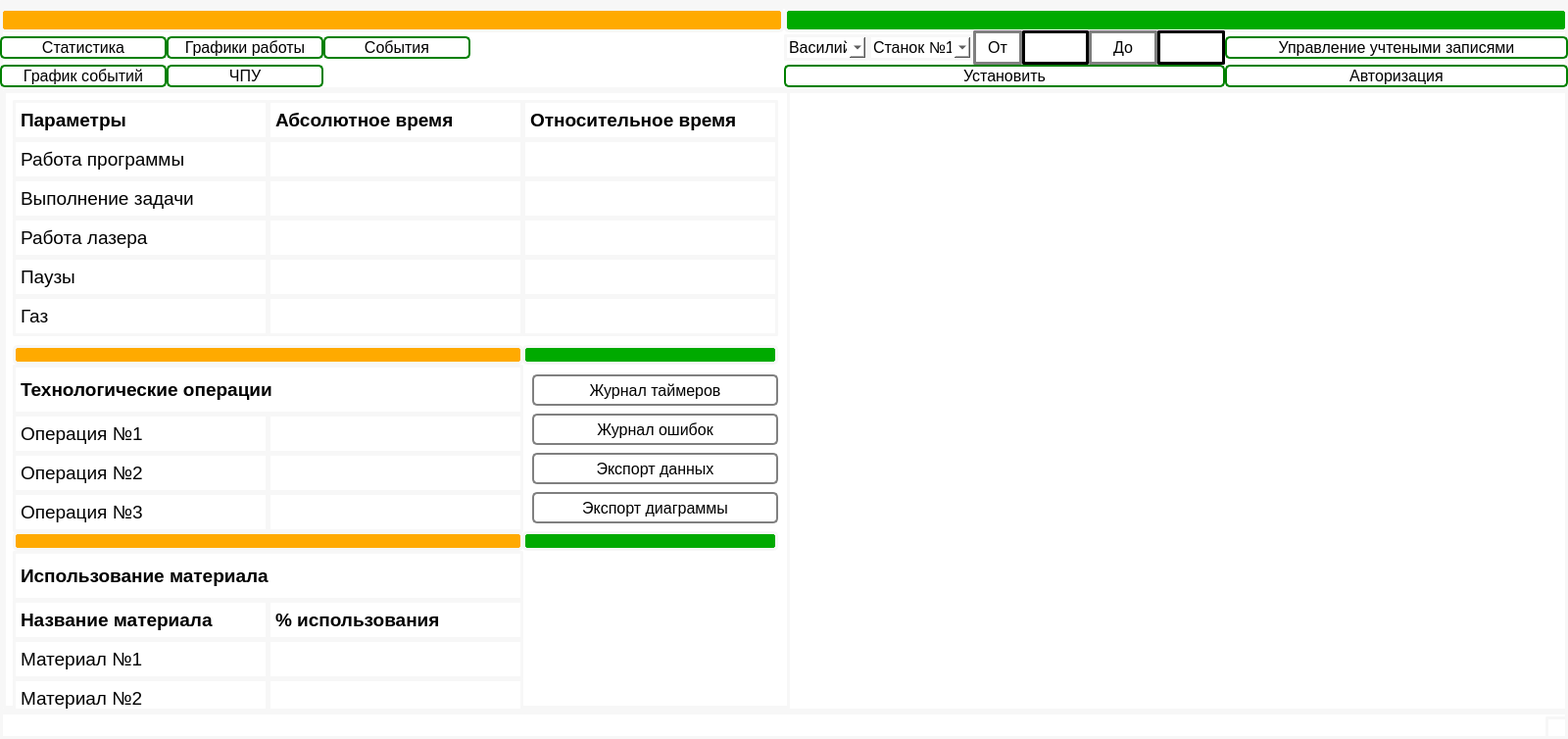
<?xml version="1.0" encoding="UTF-8"?>
<ui version="4.0">
 <class>MainWindow</class>
 <widget class="QMainWindow" name="MainWindow">
  <property name="geometry">
   <rect>
    <x>0</x>
    <y>0</y>
    <width>1600</width>
    <height>754</height>
   </rect>
  </property>
  <property name="minimumSize">
   <size>
    <width>1600</width>
    <height>100</height>
   </size>
  </property>
  <property name="font">
   <font>
    <family>Nirmala UI</family>
   </font>
  </property>
  <property name="windowTitle">
   <string>MainWindow</string>
  </property>
  <property name="styleSheet">
   <string notr="true">background-color: white ;
border-radius:2px;
border: 3px solid rgb(247, 247, 247);</string>
  </property>
  <widget class="QWidget" name="centralwidget">
   <property name="minimumSize">
    <size>
     <width>1000</width>
     <height>0</height>
    </size>
   </property>
   <property name="styleSheet">
    <string notr="true">border-radius:2px;
border: 3px solid rgb(247, 247, 247);</string>
   </property>
   <layout class="QGridLayout" name="gridLayout_2">
    <property name="leftMargin">
     <number>0</number>
    </property>
    <property name="topMargin">
     <number>0</number>
    </property>
    <property name="rightMargin">
     <number>0</number>
    </property>
    <property name="bottomMargin">
     <number>0</number>
    </property>
    <property name="spacing">
     <number>0</number>
    </property>
    <item row="1" column="0">
     <widget class="QPushButton" name="stat_b">
      <property name="maximumSize">
       <size>
        <width>200</width>
        <height>16777215</height>
       </size>
      </property>
      <property name="sizeIncrement">
       <size>
        <width>0</width>
        <height>0</height>
       </size>
      </property>
      <property name="font">
       <font>
        <family>Segoe UI</family>
        <pointsize>12</pointsize>
        <weight>50</weight>
        <bold>false</bold>
       </font>
      </property>
      <property name="cursor">
       <cursorShape>ArrowCursor</cursorShape>
      </property>
      <property name="focusPolicy">
       <enum>Qt::WheelFocus</enum>
      </property>
      <property name="autoFillBackground">
       <bool>false</bool>
      </property>
      <property name="styleSheet">
       <string notr="true">QPushButton {
	background-color: white ;
	border-radius:5px;
	color: black;
	border: 2px solid rgb(247, 247, 247);
	border-color: green
}

QPushButton:hover {
	border: 2px solid rgb(247, 247, 247);
	border-color: orange;
}

QPushButton:pressed {
	border: 2px solid rgb(247, 247, 247);
	border-color: orange;
}
</string>
      </property>
      <property name="text">
       <string>Статистика</string>
      </property>
     </widget>
    </item>
    <item row="0" column="5" colspan="12">
     <widget class="QFrame" name="frame">
      <property name="minimumSize">
       <size>
        <width>0</width>
        <height>25</height>
       </size>
      </property>
      <property name="maximumSize">
       <size>
        <width>16777215</width>
        <height>20</height>
       </size>
      </property>
      <property name="styleSheet">
       <string notr="true">background-color: rgb(0, 170, 0);
border-radius:5px;</string>
      </property>
      <property name="frameShape">
       <enum>QFrame::StyledPanel</enum>
      </property>
      <property name="frameShadow">
       <enum>QFrame::Raised</enum>
      </property>
     </widget>
    </item>
    <item row="3" column="0">
     <widget class="QPushButton" name="event_graph_butt">
      <property name="minimumSize">
       <size>
        <width>170</width>
        <height>0</height>
       </size>
      </property>
      <property name="maximumSize">
       <size>
        <width>200</width>
        <height>16777215</height>
       </size>
      </property>
      <property name="font">
       <font>
        <family>Segoe UI</family>
        <pointsize>12</pointsize>
       </font>
      </property>
      <property name="styleSheet">
       <string notr="true">QPushButton {
	background-color: white ;
	border-radius:5px;
	color: black;
	border: 2px solid rgb(247, 247, 247);
	border-color: green
}

QPushButton:hover {
	border: 2px solid rgb(247, 247, 247);
	border-color: orange;
}

QPushButton:pressed {
	background-color: rgb(88, 88, 88);
}
</string>
      </property>
      <property name="text">
       <string>График событий</string>
      </property>
     </widget>
    </item>
    <item row="1" column="2">
     <widget class="QPushButton" name="event_butt">
      <property name="maximumSize">
       <size>
        <width>150</width>
        <height>16777215</height>
       </size>
      </property>
      <property name="sizeIncrement">
       <size>
        <width>10</width>
        <height>0</height>
       </size>
      </property>
      <property name="font">
       <font>
        <family>Segoe UI</family>
        <pointsize>12</pointsize>
       </font>
      </property>
      <property name="styleSheet">
       <string notr="true">QPushButton {
	background-color: white ;
	border-radius:5px;
	color: black;
	border: 2px solid rgb(247, 247, 247);
	border-color: green
}

QPushButton:hover {
	border: 2px solid rgb(247, 247, 247);
	border-color: orange;
}

QPushButton:pressed {
	background-color: rgb(88, 88, 88);
}
</string>
      </property>
      <property name="text">
       <string>События</string>
      </property>
     </widget>
    </item>
    <item row="1" column="8">
     <widget class="QLineEdit" name="lineEdit_7">
      <property name="minimumSize">
       <size>
        <width>35</width>
        <height>35</height>
       </size>
      </property>
      <property name="maximumSize">
       <size>
        <width>150</width>
        <height>16777215</height>
       </size>
      </property>
      <property name="styleSheet">
       <string notr="true">background-color: white ;

color: black;
border-color: light-grey
</string>
      </property>
     </widget>
    </item>
    <item row="1" column="10">
     <widget class="QLineEdit" name="lineEdit_6">
      <property name="minimumSize">
       <size>
        <width>35</width>
        <height>35</height>
       </size>
      </property>
      <property name="maximumSize">
       <size>
        <width>150</width>
        <height>16777215</height>
       </size>
      </property>
      <property name="styleSheet">
       <string notr="true">background-color: white ;

color: black;
border-color: light-grey
</string>
      </property>
     </widget>
    </item>
    <item row="1" column="9">
     <widget class="QPushButton" name="event_graph_butt_8">
      <property name="minimumSize">
       <size>
        <width>70</width>
        <height>35</height>
       </size>
      </property>
      <property name="maximumSize">
       <size>
        <width>150</width>
        <height>16777215</height>
       </size>
      </property>
      <property name="font">
       <font>
        <family>Segoe UI</family>
        <pointsize>12</pointsize>
       </font>
      </property>
      <property name="styleSheet">
       <string notr="true">QPushButton {
	background-color: white ;
	color: black;
	border-color: grey;
}

QPushButton:hover {
	border: 2px solid rgb(247, 247, 247);
	border-color: orange;
}

QPushButton:pressed {
	background-color: rgb(88, 88, 88);
}
</string>
      </property>
      <property name="text">
       <string>До</string>
      </property>
     </widget>
    </item>
    <item row="1" column="1">
     <widget class="QPushButton" name="graph_b">
      <property name="font">
       <font>
        <family>Segoe UI</family>
        <pointsize>12</pointsize>
       </font>
      </property>
      <property name="styleSheet">
       <string notr="true">QPushButton {
	background-color: white ;
	border-radius:5px;
	color: black;
	border: 2px solid rgb(247, 247, 247);
	border-color: green
}

QPushButton:hover {
	border: 2px solid rgb(247, 247, 247);
	border-color: orange;
}

QPushButton:pressed {
	background-color: rgb(88, 88, 88);
}
</string>
      </property>
      <property name="text">
       <string>Графики работы</string>
      </property>
     </widget>
    </item>
    <item row="3" column="11">
     <widget class="QPushButton" name="login_b">
      <property name="font">
       <font>
        <family>Segoe UI</family>
        <pointsize>12</pointsize>
       </font>
      </property>
      <property name="styleSheet">
       <string notr="true">QPushButton {
	background-color: white ;
	border-radius:5px;
	color: black;
	border: 2px solid rgb(247, 247, 247);
	border-color: green
}

QPushButton:hover {
	border: 2px solid rgb(247, 247, 247);
	border-color: orange;
}

QPushButton:pressed {
	background-color: rgb(88, 88, 88);
}
</string>
      </property>
      <property name="text">
       <string>Авторизация</string>
      </property>
     </widget>
    </item>
    <item row="3" column="1">
     <widget class="QPushButton" name="chpu_butt">
      <property name="font">
       <font>
        <family>Segoe UI</family>
        <pointsize>12</pointsize>
       </font>
      </property>
      <property name="styleSheet">
       <string notr="true">QPushButton {
	background-color: white ;
	border-radius:5px;
	color: black;
	border: 2px solid rgb(247, 247, 247);
	border-color: green
}

QPushButton:hover {
	border: 2px solid rgb(247, 247, 247);
	border-color: orange;
}

QPushButton:pressed {
	background-color: rgb(88, 88, 88);
}
</string>
      </property>
      <property name="text">
       <string>ЧПУ</string>
      </property>
     </widget>
    </item>
    <item row="1" column="11">
     <widget class="QPushButton" name="manage_user_b">
      <property name="minimumSize">
       <size>
        <width>350</width>
        <height>0</height>
       </size>
      </property>
      <property name="font">
       <font>
        <family>Segoe UI</family>
        <pointsize>12</pointsize>
       </font>
      </property>
      <property name="styleSheet">
       <string notr="true">QPushButton {
	background-color: white ;
	border-radius:5px;
	color: black;
	border: 2px solid rgb(247, 247, 247);
	border-color: green
}

QPushButton:hover {
	border: 2px solid rgb(247, 247, 247);
	border-color: orange;
}

QPushButton:pressed {
	background-color: rgb(88, 88, 88);
}
</string>
      </property>
      <property name="text">
       <string>Управление учтеными записями</string>
      </property>
     </widget>
    </item>
    <item row="8" column="0" colspan="17">
     <widget class="QStackedWidget" name="stackedWidget">
      <property name="maximumSize">
       <size>
        <width>16777215</width>
        <height>800</height>
       </size>
      </property>
      <property name="layoutDirection">
       <enum>Qt::RightToLeft</enum>
      </property>
      <property name="styleSheet">
       <string notr="true"/>
      </property>
      <property name="currentIndex">
       <number>0</number>
      </property>
      <widget class="QWidget" name="start">
       <widget class="QWidget" name="gridLayoutWidget">
        <property name="geometry">
         <rect>
          <x>800</x>
          <y>0</y>
          <width>861</width>
          <height>671</height>
         </rect>
        </property>
        <layout class="QGridLayout" name="diagram_place"/>
       </widget>
       <widget class="QLabel" name="label">
        <property name="geometry">
         <rect>
          <x>10</x>
          <y>10</y>
          <width>261</width>
          <height>41</height>
         </rect>
        </property>
        <property name="font">
         <font>
          <family>Segoe UI</family>
          <pointsize>14</pointsize>
          <weight>75</weight>
          <bold>true</bold>
         </font>
        </property>
        <property name="text">
         <string>Параметры</string>
        </property>
       </widget>
       <widget class="QLabel" name="label_4">
        <property name="geometry">
         <rect>
          <x>10</x>
          <y>50</y>
          <width>261</width>
          <height>41</height>
         </rect>
        </property>
        <property name="font">
         <font>
          <family>Segoe UI</family>
          <pointsize>14</pointsize>
         </font>
        </property>
        <property name="text">
         <string>Работа программы</string>
        </property>
       </widget>
       <widget class="QLabel" name="label_5">
        <property name="geometry">
         <rect>
          <x>10</x>
          <y>90</y>
          <width>261</width>
          <height>41</height>
         </rect>
        </property>
        <property name="font">
         <font>
          <family>Segoe UI</family>
          <pointsize>14</pointsize>
         </font>
        </property>
        <property name="text">
         <string>Выполнение задачи</string>
        </property>
       </widget>
       <widget class="QLabel" name="label_6">
        <property name="geometry">
         <rect>
          <x>10</x>
          <y>130</y>
          <width>261</width>
          <height>41</height>
         </rect>
        </property>
        <property name="font">
         <font>
          <family>Segoe UI</family>
          <pointsize>14</pointsize>
         </font>
        </property>
        <property name="text">
         <string>Работа лазера</string>
        </property>
       </widget>
       <widget class="QLabel" name="label_7">
        <property name="geometry">
         <rect>
          <x>10</x>
          <y>170</y>
          <width>261</width>
          <height>41</height>
         </rect>
        </property>
        <property name="font">
         <font>
          <family>Segoe UI</family>
          <pointsize>14</pointsize>
         </font>
        </property>
        <property name="text">
         <string>Паузы</string>
        </property>
       </widget>
       <widget class="QLabel" name="label_8">
        <property name="geometry">
         <rect>
          <x>10</x>
          <y>210</y>
          <width>261</width>
          <height>41</height>
         </rect>
        </property>
        <property name="font">
         <font>
          <family>Segoe UI</family>
          <pointsize>14</pointsize>
         </font>
        </property>
        <property name="text">
         <string>Газ</string>
        </property>
       </widget>
       <widget class="QLabel" name="label_2">
        <property name="geometry">
         <rect>
          <x>270</x>
          <y>10</y>
          <width>261</width>
          <height>41</height>
         </rect>
        </property>
        <property name="font">
         <font>
          <family>Segoe UI</family>
          <pointsize>14</pointsize>
          <weight>75</weight>
          <bold>true</bold>
         </font>
        </property>
        <property name="text">
         <string>Абсолютное время</string>
        </property>
       </widget>
       <widget class="QLabel" name="label_26">
        <property name="geometry">
         <rect>
          <x>270</x>
          <y>50</y>
          <width>261</width>
          <height>41</height>
         </rect>
        </property>
        <property name="font">
         <font>
          <family>Segoe UI</family>
          <pointsize>14</pointsize>
         </font>
        </property>
        <property name="text">
         <string/>
        </property>
       </widget>
       <widget class="QLabel" name="label_9">
        <property name="geometry">
         <rect>
          <x>270</x>
          <y>90</y>
          <width>261</width>
          <height>41</height>
         </rect>
        </property>
        <property name="font">
         <font>
          <family>Segoe UI</family>
          <pointsize>14</pointsize>
         </font>
        </property>
        <property name="text">
         <string/>
        </property>
       </widget>
       <widget class="QLabel" name="label_10">
        <property name="geometry">
         <rect>
          <x>270</x>
          <y>130</y>
          <width>261</width>
          <height>41</height>
         </rect>
        </property>
        <property name="font">
         <font>
          <family>Segoe UI</family>
          <pointsize>14</pointsize>
         </font>
        </property>
        <property name="text">
         <string/>
        </property>
       </widget>
       <widget class="QLabel" name="label_11">
        <property name="geometry">
         <rect>
          <x>270</x>
          <y>170</y>
          <width>261</width>
          <height>41</height>
         </rect>
        </property>
        <property name="font">
         <font>
          <family>Segoe UI</family>
          <pointsize>14</pointsize>
         </font>
        </property>
        <property name="text">
         <string/>
        </property>
       </widget>
       <widget class="QLabel" name="label_12">
        <property name="geometry">
         <rect>
          <x>270</x>
          <y>210</y>
          <width>261</width>
          <height>41</height>
         </rect>
        </property>
        <property name="font">
         <font>
          <family>Segoe UI</family>
          <pointsize>14</pointsize>
         </font>
        </property>
        <property name="text">
         <string/>
        </property>
       </widget>
       <widget class="QLabel" name="label_13">
        <property name="geometry">
         <rect>
          <x>530</x>
          <y>10</y>
          <width>261</width>
          <height>41</height>
         </rect>
        </property>
        <property name="font">
         <font>
          <family>Segoe UI</family>
          <pointsize>14</pointsize>
          <weight>75</weight>
          <bold>true</bold>
         </font>
        </property>
        <property name="text">
         <string>Относительное время</string>
        </property>
       </widget>
       <widget class="QLabel" name="label_14">
        <property name="geometry">
         <rect>
          <x>530</x>
          <y>50</y>
          <width>261</width>
          <height>41</height>
         </rect>
        </property>
        <property name="font">
         <font>
          <family>Segoe UI</family>
          <pointsize>14</pointsize>
         </font>
        </property>
        <property name="text">
         <string/>
        </property>
       </widget>
       <widget class="QLabel" name="label_15">
        <property name="geometry">
         <rect>
          <x>530</x>
          <y>90</y>
          <width>261</width>
          <height>41</height>
         </rect>
        </property>
        <property name="font">
         <font>
          <family>Segoe UI</family>
          <pointsize>14</pointsize>
         </font>
        </property>
        <property name="text">
         <string/>
        </property>
       </widget>
       <widget class="QLabel" name="label_16">
        <property name="geometry">
         <rect>
          <x>530</x>
          <y>130</y>
          <width>261</width>
          <height>41</height>
         </rect>
        </property>
        <property name="font">
         <font>
          <family>Segoe UI</family>
          <pointsize>14</pointsize>
         </font>
        </property>
        <property name="text">
         <string/>
        </property>
       </widget>
       <widget class="QLabel" name="label_17">
        <property name="geometry">
         <rect>
          <x>530</x>
          <y>170</y>
          <width>261</width>
          <height>41</height>
         </rect>
        </property>
        <property name="font">
         <font>
          <family>Segoe UI</family>
          <pointsize>14</pointsize>
         </font>
        </property>
        <property name="text">
         <string/>
        </property>
       </widget>
       <widget class="QLabel" name="label_18">
        <property name="geometry">
         <rect>
          <x>530</x>
          <y>210</y>
          <width>261</width>
          <height>41</height>
         </rect>
        </property>
        <property name="font">
         <font>
          <family>Segoe UI</family>
          <pointsize>14</pointsize>
         </font>
        </property>
        <property name="text">
         <string/>
        </property>
       </widget>
       <widget class="QLabel" name="label_19">
        <property name="geometry">
         <rect>
          <x>10</x>
          <y>280</y>
          <width>521</width>
          <height>51</height>
         </rect>
        </property>
        <property name="font">
         <font>
          <family>Segoe UI</family>
          <pointsize>14</pointsize>
          <weight>75</weight>
          <bold>true</bold>
         </font>
        </property>
        <property name="text">
         <string>Технологические операции</string>
        </property>
       </widget>
       <widget class="QLabel" name="label_20">
        <property name="geometry">
         <rect>
          <x>10</x>
          <y>330</y>
          <width>261</width>
          <height>41</height>
         </rect>
        </property>
        <property name="font">
         <font>
          <family>Segoe UI</family>
          <pointsize>14</pointsize>
         </font>
        </property>
        <property name="text">
         <string>Операция №1</string>
        </property>
       </widget>
       <widget class="QLabel" name="label_21">
        <property name="geometry">
         <rect>
          <x>10</x>
          <y>370</y>
          <width>261</width>
          <height>41</height>
         </rect>
        </property>
        <property name="font">
         <font>
          <family>Segoe UI</family>
          <pointsize>14</pointsize>
         </font>
        </property>
        <property name="text">
         <string>Операция №2</string>
        </property>
       </widget>
       <widget class="QLabel" name="label_22">
        <property name="geometry">
         <rect>
          <x>10</x>
          <y>410</y>
          <width>261</width>
          <height>41</height>
         </rect>
        </property>
        <property name="font">
         <font>
          <family>Segoe UI</family>
          <pointsize>14</pointsize>
         </font>
        </property>
        <property name="text">
         <string>Операция №3</string>
        </property>
       </widget>
       <widget class="QLabel" name="label_23">
        <property name="geometry">
         <rect>
          <x>270</x>
          <y>330</y>
          <width>261</width>
          <height>41</height>
         </rect>
        </property>
        <property name="font">
         <font>
          <family>Segoe UI</family>
          <pointsize>14</pointsize>
         </font>
        </property>
        <property name="text">
         <string/>
        </property>
       </widget>
       <widget class="QLabel" name="label_24">
        <property name="geometry">
         <rect>
          <x>270</x>
          <y>370</y>
          <width>261</width>
          <height>41</height>
         </rect>
        </property>
        <property name="font">
         <font>
          <family>Segoe UI</family>
          <pointsize>14</pointsize>
         </font>
        </property>
        <property name="text">
         <string/>
        </property>
       </widget>
       <widget class="QLabel" name="label_25">
        <property name="geometry">
         <rect>
          <x>270</x>
          <y>410</y>
          <width>261</width>
          <height>41</height>
         </rect>
        </property>
        <property name="font">
         <font>
          <family>Segoe UI</family>
          <pointsize>14</pointsize>
         </font>
        </property>
        <property name="text">
         <string/>
        </property>
       </widget>
       <widget class="QFrame" name="frame_2">
        <property name="geometry">
         <rect>
          <x>10</x>
          <y>260</y>
          <width>521</width>
          <height>20</height>
         </rect>
        </property>
        <property name="maximumSize">
         <size>
          <width>16777215</width>
          <height>20</height>
         </size>
        </property>
        <property name="styleSheet">
         <string notr="true">background-color: rgb(255, 170, 0);
border-radius:5px;</string>
        </property>
        <property name="frameShape">
         <enum>QFrame::StyledPanel</enum>
        </property>
        <property name="frameShadow">
         <enum>QFrame::Raised</enum>
        </property>
       </widget>
       <widget class="QFrame" name="frame_3">
        <property name="geometry">
         <rect>
          <x>530</x>
          <y>260</y>
          <width>261</width>
          <height>20</height>
         </rect>
        </property>
        <property name="maximumSize">
         <size>
          <width>16777215</width>
          <height>20</height>
         </size>
        </property>
        <property name="styleSheet">
         <string notr="true">background-color: rgb(0, 170, 0);
border-radius:5px;</string>
        </property>
        <property name="frameShape">
         <enum>QFrame::StyledPanel</enum>
        </property>
        <property name="frameShadow">
         <enum>QFrame::Raised</enum>
        </property>
       </widget>
       <widget class="QPushButton" name="timers_journal">
        <property name="geometry">
         <rect>
          <x>540</x>
          <y>290</y>
          <width>251</width>
          <height>32</height>
         </rect>
        </property>
        <property name="font">
         <font>
          <family>Segoe UI</family>
          <pointsize>12</pointsize>
         </font>
        </property>
        <property name="styleSheet">
         <string notr="true">QPushButton {
	background-color: white ;
	border-radius:5px;
	color: black;
	border: 2px solid rgb(247, 247, 247);
	border-color: grey
}

QPushButton:hover {
	border: 2px solid rgb(247, 247, 247);
	border-color: orange;
}

QPushButton:pressed {
	background-color: rgb(88, 88, 88);
}
</string>
        </property>
        <property name="text">
         <string>Журнал таймеров</string>
        </property>
       </widget>
       <widget class="QPushButton" name="errors_journal">
        <property name="geometry">
         <rect>
          <x>540</x>
          <y>330</y>
          <width>251</width>
          <height>32</height>
         </rect>
        </property>
        <property name="font">
         <font>
          <family>Segoe UI</family>
          <pointsize>12</pointsize>
         </font>
        </property>
        <property name="styleSheet">
         <string notr="true">QPushButton {
	background-color: white ;
	border-radius:5px;
	color: black;
	border: 2px solid rgb(247, 247, 247);
	border-color: grey
}

QPushButton:hover {
	border: 2px solid rgb(247, 247, 247);
	border-color: orange;
}

QPushButton:pressed {
	background-color: rgb(88, 88, 88);
}
</string>
        </property>
        <property name="text">
         <string>Журнал ошибок</string>
        </property>
       </widget>
       <widget class="QLabel" name="label_51">
        <property name="geometry">
         <rect>
          <x>270</x>
          <y>560</y>
          <width>261</width>
          <height>41</height>
         </rect>
        </property>
        <property name="font">
         <font>
          <family>Segoe UI</family>
          <pointsize>14</pointsize>
         </font>
        </property>
        <property name="text">
         <string/>
        </property>
       </widget>
       <widget class="QLabel" name="label_52">
        <property name="geometry">
         <rect>
          <x>270</x>
          <y>520</y>
          <width>261</width>
          <height>41</height>
         </rect>
        </property>
        <property name="font">
         <font>
          <family>Segoe UI</family>
          <pointsize>14</pointsize>
          <weight>75</weight>
          <bold>true</bold>
         </font>
        </property>
        <property name="text">
         <string>% использования</string>
        </property>
       </widget>
       <widget class="QFrame" name="frame_6">
        <property name="geometry">
         <rect>
          <x>10</x>
          <y>450</y>
          <width>521</width>
          <height>20</height>
         </rect>
        </property>
        <property name="maximumSize">
         <size>
          <width>16777215</width>
          <height>20</height>
         </size>
        </property>
        <property name="styleSheet">
         <string notr="true">background-color: rgb(255, 170, 0);
border-radius:5px;</string>
        </property>
        <property name="frameShape">
         <enum>QFrame::StyledPanel</enum>
        </property>
        <property name="frameShadow">
         <enum>QFrame::Raised</enum>
        </property>
       </widget>
       <widget class="QFrame" name="frame_7">
        <property name="geometry">
         <rect>
          <x>530</x>
          <y>450</y>
          <width>261</width>
          <height>20</height>
         </rect>
        </property>
        <property name="maximumSize">
         <size>
          <width>16777215</width>
          <height>20</height>
         </size>
        </property>
        <property name="styleSheet">
         <string notr="true">background-color: rgb(0, 170, 0);
border-radius:5px;</string>
        </property>
        <property name="frameShape">
         <enum>QFrame::StyledPanel</enum>
        </property>
        <property name="frameShadow">
         <enum>QFrame::Raised</enum>
        </property>
       </widget>
       <widget class="QLabel" name="label_53">
        <property name="geometry">
         <rect>
          <x>270</x>
          <y>600</y>
          <width>261</width>
          <height>41</height>
         </rect>
        </property>
        <property name="font">
         <font>
          <family>Segoe UI</family>
          <pointsize>14</pointsize>
         </font>
        </property>
        <property name="text">
         <string/>
        </property>
       </widget>
       <widget class="QLabel" name="label_54">
        <property name="geometry">
         <rect>
          <x>10</x>
          <y>520</y>
          <width>261</width>
          <height>41</height>
         </rect>
        </property>
        <property name="font">
         <font>
          <family>Segoe UI</family>
          <pointsize>14</pointsize>
          <weight>75</weight>
          <bold>true</bold>
         </font>
        </property>
        <property name="text">
         <string>Название материала</string>
        </property>
       </widget>
       <widget class="QLabel" name="label_55">
        <property name="geometry">
         <rect>
          <x>10</x>
          <y>560</y>
          <width>261</width>
          <height>41</height>
         </rect>
        </property>
        <property name="font">
         <font>
          <family>Segoe UI</family>
          <pointsize>14</pointsize>
         </font>
        </property>
        <property name="text">
         <string>Материал №1</string>
        </property>
       </widget>
       <widget class="QLabel" name="label_56">
        <property name="geometry">
         <rect>
          <x>10</x>
          <y>470</y>
          <width>521</width>
          <height>51</height>
         </rect>
        </property>
        <property name="font">
         <font>
          <family>Segoe UI</family>
          <pointsize>14</pointsize>
          <weight>75</weight>
          <bold>true</bold>
         </font>
        </property>
        <property name="text">
         <string>Использование материала</string>
        </property>
       </widget>
       <widget class="QLabel" name="label_57">
        <property name="geometry">
         <rect>
          <x>10</x>
          <y>600</y>
          <width>261</width>
          <height>41</height>
         </rect>
        </property>
        <property name="font">
         <font>
          <family>Segoe UI</family>
          <pointsize>14</pointsize>
         </font>
        </property>
        <property name="text">
         <string>Материал №2</string>
        </property>
       </widget>
       <widget class="QPushButton" name="errors_journal_2">
        <property name="geometry">
         <rect>
          <x>540</x>
          <y>370</y>
          <width>251</width>
          <height>32</height>
         </rect>
        </property>
        <property name="font">
         <font>
          <family>Segoe UI</family>
          <pointsize>12</pointsize>
         </font>
        </property>
        <property name="styleSheet">
         <string notr="true">QPushButton {
	background-color: white ;
	border-radius:5px;
	color: black;
	border: 2px solid rgb(247, 247, 247);
	border-color: grey
}

QPushButton:hover {
	border: 2px solid rgb(247, 247, 247);
	border-color: orange;
}

QPushButton:pressed {
	background-color: rgb(88, 88, 88);
}
</string>
        </property>
        <property name="text">
         <string>Экспорт данных</string>
        </property>
       </widget>
       <widget class="QPushButton" name="errors_journal_3">
        <property name="geometry">
         <rect>
          <x>540</x>
          <y>410</y>
          <width>251</width>
          <height>32</height>
         </rect>
        </property>
        <property name="font">
         <font>
          <family>Segoe UI</family>
          <pointsize>12</pointsize>
         </font>
        </property>
        <property name="styleSheet">
         <string notr="true">QPushButton {
	background-color: white ;
	border-radius:5px;
	color: black;
	border: 2px solid rgb(247, 247, 247);
	border-color: grey
}

QPushButton:hover {
	border: 2px solid rgb(247, 247, 247);
	border-color: orange;
}

QPushButton:pressed {
	background-color: rgb(88, 88, 88);
}
</string>
        </property>
        <property name="text">
         <string>Экспорт диаграммы</string>
        </property>
       </widget>
      </widget>
      <widget class="QWidget" name="page_2"/>
      <widget class="QWidget" name="page"/>
     </widget>
    </item>
    <item row="1" column="5">
     <widget class="QComboBox" name="comboBox_2">
      <property name="font">
       <font>
        <family>Segoe UI</family>
        <pointsize>12</pointsize>
       </font>
      </property>
      <property name="styleSheet">
       <string notr="true">QPushButton {
	background-color: white ;
	border-radius:5px;
	color: black;
	border: 2px solid rgb(247, 247, 247);
	border-color: grey
}

QPushButton:hover {
	border: 2px solid rgb(247, 247, 247);
	border-color: orange;
}

QPushButton:pressed {
	background-color: rgb(88, 88, 88);
}
</string>
      </property>
      <item>
       <property name="text">
        <string>Василий</string>
       </property>
      </item>
      <item>
       <property name="text">
        <string>Евгений</string>
       </property>
      </item>
      <item>
       <property name="text">
        <string>Николай</string>
       </property>
      </item>
     </widget>
    </item>
    <item row="0" column="0" colspan="5">
     <widget class="QFrame" name="user_menu">
      <property name="minimumSize">
       <size>
        <width>800</width>
        <height>25</height>
       </size>
      </property>
      <property name="maximumSize">
       <size>
        <width>16777215</width>
        <height>20</height>
       </size>
      </property>
      <property name="styleSheet">
       <string notr="true">background-color: rgb(255, 170, 0);
border-radius:5px;</string>
      </property>
      <property name="frameShape">
       <enum>QFrame::StyledPanel</enum>
      </property>
      <property name="frameShadow">
       <enum>QFrame::Raised</enum>
      </property>
     </widget>
    </item>
    <item row="1" column="7">
     <widget class="QPushButton" name="event_graph_butt_5">
      <property name="minimumSize">
       <size>
        <width>50</width>
        <height>35</height>
       </size>
      </property>
      <property name="maximumSize">
       <size>
        <width>70</width>
        <height>16777215</height>
       </size>
      </property>
      <property name="font">
       <font>
        <family>Segoe UI</family>
        <pointsize>12</pointsize>
       </font>
      </property>
      <property name="styleSheet">
       <string notr="true">QPushButton {
	background-color: white ;
	color: black;
	border-color: grey;
}

QPushButton:hover {
	border: 2px solid rgb(247, 247, 247);
	border-color: orange;
}

QPushButton:pressed {
	background-color: rgb(88, 88, 88);
}
</string>
      </property>
      <property name="text">
       <string>От</string>
      </property>
     </widget>
    </item>
    <item row="1" column="6">
     <widget class="QComboBox" name="comboBox">
      <property name="font">
       <font>
        <family>Segoe UI</family>
        <pointsize>12</pointsize>
       </font>
      </property>
      <item>
       <property name="text">
        <string>Станок №1</string>
       </property>
      </item>
      <item>
       <property name="text">
        <string>Станок №2</string>
       </property>
      </item>
      <item>
       <property name="text">
        <string>Станок №3</string>
       </property>
      </item>
     </widget>
    </item>
    <item row="3" column="5" colspan="6">
     <widget class="QPushButton" name="chpu_butt_2">
      <property name="minimumSize">
       <size>
        <width>400</width>
        <height>0</height>
       </size>
      </property>
      <property name="font">
       <font>
        <family>Segoe UI</family>
        <pointsize>12</pointsize>
       </font>
      </property>
      <property name="styleSheet">
       <string notr="true">QPushButton {
	background-color: white ;
	border-radius:5px;
	color: black;
	border: 2px solid rgb(247, 247, 247);
	border-color: green
}

QPushButton:hover {
	border: 2px solid rgb(247, 247, 247);
	border-color: orange;
}

QPushButton:pressed {
	background-color: rgb(88, 88, 88);
}
</string>
      </property>
      <property name="text">
       <string>Установить</string>
      </property>
     </widget>
    </item>
   </layout>
  </widget>
  <widget class="QMenuBar" name="menubar">
   <property name="geometry">
    <rect>
     <x>0</x>
     <y>0</y>
     <width>1600</width>
     <height>32</height>
    </rect>
   </property>
  </widget>
  <widget class="QStatusBar" name="statusbar"/>
 </widget>
 <resources>
  <include location="images/source.qrc"/>
 </resources>
 <connections/>
</ui>
